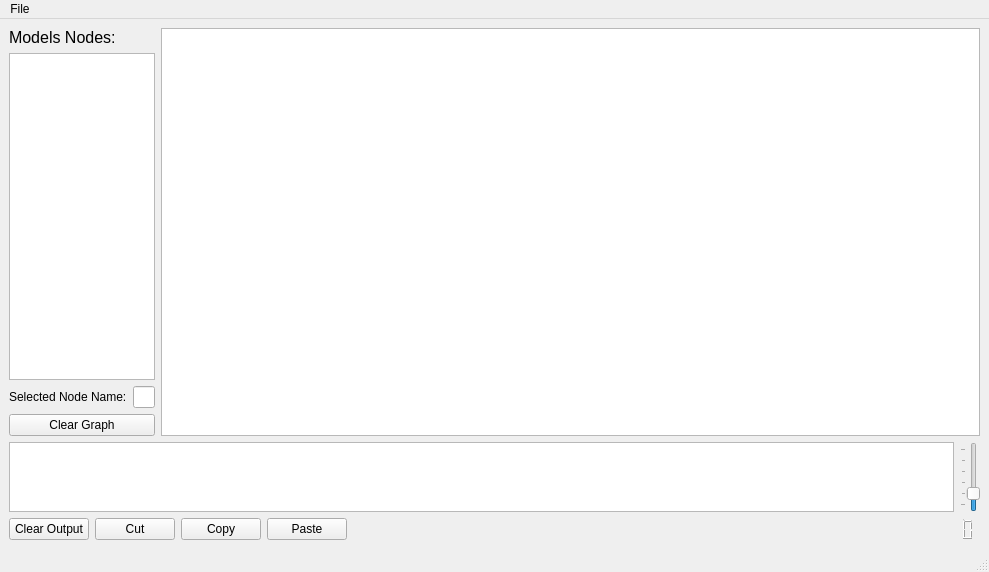
<?xml version="1.0" encoding="UTF-8"?>
<ui version="4.0">
 <class>MainWindow</class>
 <widget class="QMainWindow" name="MainWindow">
  <property name="geometry">
   <rect>
    <x>0</x>
    <y>0</y>
    <width>989</width>
    <height>572</height>
   </rect>
  </property>
  <property name="windowTitle">
   <string>MainWindow</string>
  </property>
  <widget class="QWidget" name="centralwidget">
   <layout class="QVBoxLayout" name="verticalLayout_2">
    <item>
     <layout class="QVBoxLayout" name="verticalLayout" stretch="8,1,0">
      <item>
       <layout class="QHBoxLayout" name="horizontalLayout_3" stretch="1,6">
        <item>
         <layout class="QVBoxLayout" name="verticalLayout_3">
          <item>
           <widget class="QLabel" name="label_2">
            <property name="font">
             <font>
              <pointsize>12</pointsize>
             </font>
            </property>
            <property name="text">
             <string>Models Nodes:</string>
            </property>
           </widget>
          </item>
          <item>
           <widget class="QTreeView" name="treeView">
            <property name="headerHidden">
             <bool>true</bool>
            </property>
           </widget>
          </item>
          <item>
           <layout class="QHBoxLayout" name="horizontalLayout_4">
            <item>
             <widget class="QLabel" name="label">
              <property name="text">
               <string>Selected Node Name:</string>
              </property>
             </widget>
            </item>
            <item>
             <widget class="QLineEdit" name="lineEdit"/>
            </item>
           </layout>
          </item>
          <item>
           <widget class="QPushButton" name="pushButton_2">
            <property name="text">
             <string>Clear Graph</string>
            </property>
           </widget>
          </item>
         </layout>
        </item>
        <item>
         <widget class="NodeView" name="graphicsView"/>
        </item>
       </layout>
      </item>
      <item>
       <layout class="QHBoxLayout" name="horizontalLayout_2">
        <item>
         <widget class="QTextBrowser" name="DebugOuputText"/>
        </item>
        <item>
         <widget class="QSlider" name="verticalSlider">
          <property name="minimum">
           <number>0</number>
          </property>
          <property name="maximum">
           <number>5</number>
          </property>
          <property name="value">
           <number>1</number>
          </property>
          <property name="sliderPosition">
           <number>1</number>
          </property>
          <property name="orientation">
           <enum>Qt::Vertical</enum>
          </property>
          <property name="tickPosition">
           <enum>QSlider::TicksAbove</enum>
          </property>
          <property name="tickInterval">
           <number>1</number>
          </property>
         </widget>
        </item>
       </layout>
      </item>
      <item>
       <layout class="QHBoxLayout" name="horizontalLayout">
        <item>
         <widget class="QPushButton" name="pushButton">
          <property name="text">
           <string>Clear Output</string>
          </property>
         </widget>
        </item>
        <item>
         <widget class="QPushButton" name="pushButton_5">
          <property name="text">
           <string>Cut</string>
          </property>
         </widget>
        </item>
        <item>
         <widget class="QPushButton" name="pushButton_3">
          <property name="text">
           <string>Copy</string>
          </property>
         </widget>
        </item>
        <item>
         <widget class="QPushButton" name="pushButton_4">
          <property name="text">
           <string>Paste</string>
          </property>
         </widget>
        </item>
        <item>
         <spacer name="horizontalSpacer">
          <property name="orientation">
           <enum>Qt::Horizontal</enum>
          </property>
          <property name="sizeHint" stdset="0">
           <size>
            <width>40</width>
            <height>20</height>
           </size>
          </property>
         </spacer>
        </item>
        <item>
         <widget class="QLCDNumber" name="componentCount">
          <property name="autoFillBackground">
           <bool>false</bool>
          </property>
          <property name="lineWidth">
           <number>0</number>
          </property>
          <property name="segmentStyle">
           <enum>QLCDNumber::Filled</enum>
          </property>
          <property name="intValue" stdset="0">
           <number>0</number>
          </property>
         </widget>
        </item>
       </layout>
      </item>
     </layout>
    </item>
   </layout>
  </widget>
  <widget class="QMenuBar" name="menubar">
   <property name="geometry">
    <rect>
     <x>0</x>
     <y>0</y>
     <width>989</width>
     <height>21</height>
    </rect>
   </property>
   <widget class="QMenu" name="menuFile">
    <property name="title">
     <string>File</string>
    </property>
    <addaction name="actionImport_GraphML"/>
    <addaction name="actionExport_GraphML"/>
    <addaction name="actionExit"/>
   </widget>
   <addaction name="menuFile"/>
  </widget>
  <widget class="QStatusBar" name="statusbar"/>
  <action name="actionImport_GraphML">
   <property name="text">
    <string>Import GraphML</string>
   </property>
   <property name="shortcut">
    <string>Ctrl+I</string>
   </property>
  </action>
  <action name="actionExport_GraphML">
   <property name="text">
    <string>Export GraphML</string>
   </property>
   <property name="shortcut">
    <string>Ctrl+E</string>
   </property>
  </action>
  <action name="actionExit">
   <property name="text">
    <string>Exit</string>
   </property>
   <property name="shortcut">
    <string>Ctrl+Q</string>
   </property>
  </action>
 </widget>
 <customwidgets>
  <customwidget>
   <class>NodeView</class>
   <extends>QGraphicsView</extends>
   <header>GUI/nodeview.h</header>
  </customwidget>
 </customwidgets>
 <resources/>
 <connections/>
</ui>
